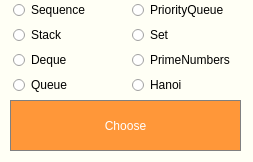
<?xml version="1.0" encoding="UTF-8"?>
<ui version="4.0">
 <class>ChooseWindow</class>
 <widget class="QMainWindow" name="ChooseWindow">
  <property name="geometry">
   <rect>
    <x>0</x>
    <y>0</y>
    <width>253</width>
    <height>162</height>
   </rect>
  </property>
  <property name="minimumSize">
   <size>
    <width>253</width>
    <height>162</height>
   </size>
  </property>
  <property name="maximumSize">
   <size>
    <width>253</width>
    <height>162</height>
   </size>
  </property>
  <property name="windowTitle">
   <string>lab3</string>
  </property>
  <property name="styleSheet">
   <string notr="true">QMainWindow {
    background-color: rgb(255, 255, 245);
}</string>
  </property>
  <widget class="QWidget" name="centralwidget">
   <widget class="QWidget" name="verticalLayoutWidget">
    <property name="geometry">
     <rect>
      <x>10</x>
      <y>0</y>
      <width>231</width>
      <height>151</height>
     </rect>
    </property>
    <layout class="QGridLayout" name="gridLayout">
     <item row="2" column="0">
      <widget class="QRadioButton" name="Deque_button">
       <property name="styleSheet">
        <string notr="true">/* Оформление обычных радио-кнопок */
QRadioButton {
    color: black;
    padding: 2px;
}

/* Оформление радио-кнопок при наведении мыши */
QRadioButton:hover {
    color: #808080;
}

/* Оформление радио-кнопок при выборе */
QRadioButton:checked {
    color: #ffaa00;
}

/* Оформление индикатора радио-кнопки */
QRadioButton::indicator {
    width: 13px;
    height: 13px;
}</string>
       </property>
       <property name="text">
        <string>Deque</string>
       </property>
       <attribute name="buttonGroup">
        <string notr="true">buttonGroup</string>
       </attribute>
      </widget>
     </item>
     <item row="0" column="0">
      <widget class="QRadioButton" name="Sequence_button">
       <property name="styleSheet">
        <string notr="true">/* Оформление обычных радио-кнопок */
QRadioButton {
    color: black;
    padding: 2px;
}

/* Оформление радио-кнопок при наведении мыши */
QRadioButton:hover {
    color: #808080;
}

/* Оформление радио-кнопок при выборе */
QRadioButton:checked {
    color: #ffaa00;
}

/* Оформление индикатора радио-кнопки */
QRadioButton::indicator {
    width: 13px;
    height: 13px;
}</string>
       </property>
       <property name="text">
        <string>Sequence</string>
       </property>
       <attribute name="buttonGroup">
        <string notr="true">buttonGroup</string>
       </attribute>
      </widget>
     </item>
     <item row="1" column="0">
      <widget class="QRadioButton" name="Stack_button">
       <property name="styleSheet">
        <string notr="true">/* Оформление обычных радио-кнопок */
QRadioButton {
    color: black;
    padding: 2px;
}

/* Оформление радио-кнопок при наведении мыши */
QRadioButton:hover {
    color: #808080;
}

/* Оформление радио-кнопок при выборе */
QRadioButton:checked {
    color: #ffaa00;
}

/* Оформление индикатора радио-кнопки */
QRadioButton::indicator {
    width: 13px;
    height: 13px;
}</string>
       </property>
       <property name="text">
        <string>Stack</string>
       </property>
       <attribute name="buttonGroup">
        <string notr="true">buttonGroup</string>
       </attribute>
      </widget>
     </item>
     <item row="2" column="1">
      <widget class="QRadioButton" name="PrimeNumbers_button">
       <property name="styleSheet">
        <string notr="true">/* Оформление обычных радио-кнопок */
QRadioButton {
    color: black;
    padding: 2px;
}

/* Оформление радио-кнопок при наведении мыши */
QRadioButton:hover {
    color: #808080;
}

/* Оформление радио-кнопок при выборе */
QRadioButton:checked {
    color: #ffaa00;
}

/* Оформление индикатора радио-кнопки */
QRadioButton::indicator {
    width: 13px;
    height: 13px;
}</string>
       </property>
       <property name="text">
        <string>PrimeNumbers</string>
       </property>
       <attribute name="buttonGroup">
        <string notr="true">buttonGroup</string>
       </attribute>
      </widget>
     </item>
     <item row="0" column="1">
      <widget class="QRadioButton" name="PriorityQueue_button">
       <property name="styleSheet">
        <string notr="true">/* Оформление обычных радио-кнопок */
QRadioButton {
    color: black;
    padding: 2px;
}

/* Оформление радио-кнопок при наведении мыши */
QRadioButton:hover {
    color: #808080;
}

/* Оформление радио-кнопок при выборе */
QRadioButton:checked {
    color: #ffaa00;
}

/* Оформление индикатора радио-кнопки */
QRadioButton::indicator {
    width: 13px;
    height: 13px;
}</string>
       </property>
       <property name="text">
        <string>PriorityQueue</string>
       </property>
       <attribute name="buttonGroup">
        <string notr="true">buttonGroup</string>
       </attribute>
      </widget>
     </item>
     <item row="3" column="0">
      <widget class="QRadioButton" name="Queue_button">
       <property name="styleSheet">
        <string notr="true">/* Оформление обычных радио-кнопок */
QRadioButton {
    color: black;
    padding: 2px;
}

/* Оформление радио-кнопок при наведении мыши */
QRadioButton:hover {
    color: #808080;
}

/* Оформление радио-кнопок при выборе */
QRadioButton:checked {
    color: #ffaa00;
}

/* Оформление индикатора радио-кнопки */
QRadioButton::indicator {
    width: 13px;
    height: 13px;
}</string>
       </property>
       <property name="text">
        <string>Queue</string>
       </property>
       <attribute name="buttonGroup">
        <string notr="true">buttonGroup</string>
       </attribute>
      </widget>
     </item>
     <item row="4" column="0" colspan="2">
      <widget class="QPushButton" name="Choose_button">
       <property name="sizePolicy">
        <sizepolicy hsizetype="Preferred" vsizetype="Preferred">
         <horstretch>0</horstretch>
         <verstretch>0</verstretch>
        </sizepolicy>
       </property>
       <property name="styleSheet">
        <string notr="true">QPushButton {
  background-color: rgb(255, 151, 57);
  color: white; 
  border: 1px solid gray;
}

QPushButton:pressed {
    background-color: qlineargradient(x1: 0, y1: 0, x2: 0, y2: 1,
                                      stop: 0 #FF7832, stop: 1 #FF9739);
}

/* Оформление кнопок при наведении мыши */
QPushButton:hover {
    background-color: #777;
}

</string>
       </property>
       <property name="text">
        <string>Choose</string>
       </property>
      </widget>
     </item>
     <item row="1" column="1">
      <widget class="QRadioButton" name="Set_button">
       <property name="styleSheet">
        <string notr="true">/* Оформление обычных радио-кнопок */
QRadioButton {
    color: black;
    padding: 2px;
}

/* Оформление радио-кнопок при наведении мыши */
QRadioButton:hover {
    color: #808080;
}

/* Оформление радио-кнопок при выборе */
QRadioButton:checked {
    color: #ffaa00;
}

/* Оформление индикатора радио-кнопки */
QRadioButton::indicator {
    width: 13px;
    height: 13px;
}</string>
       </property>
       <property name="text">
        <string>Set</string>
       </property>
       <attribute name="buttonGroup">
        <string notr="true">buttonGroup</string>
       </attribute>
      </widget>
     </item>
     <item row="3" column="1">
      <widget class="QRadioButton" name="Hanoi_button">
       <property name="styleSheet">
        <string notr="true">/* Оформление обычных радио-кнопок */
QRadioButton {
    color: black;
    padding: 2px;
}

/* Оформление радио-кнопок при наведении мыши */
QRadioButton:hover {
    color: #808080;
}

/* Оформление радио-кнопок при выборе */
QRadioButton:checked {
    color: #ffaa00;
}

/* Оформление индикатора радио-кнопки */
QRadioButton::indicator {
    width: 13px;
    height: 13px;
}</string>
       </property>
       <property name="text">
        <string>Hanoi</string>
       </property>
       <attribute name="buttonGroup">
        <string notr="true">buttonGroup</string>
       </attribute>
      </widget>
     </item>
    </layout>
   </widget>
  </widget>
 </widget>
 <resources/>
 <connections/>
 <buttongroups>
  <buttongroup name="buttonGroup"/>
 </buttongroups>
</ui>
